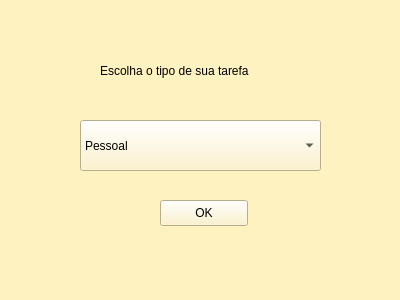
<?xml version="1.0" encoding="UTF-8"?>
<ui version="4.0">
 <class>SwitchTheTypeTask</class>
 <widget class="QWidget" name="SwitchTheTypeTask">
  <property name="geometry">
   <rect>
    <x>0</x>
    <y>0</y>
    <width>400</width>
    <height>300</height>
   </rect>
  </property>
  <property name="windowTitle">
   <string>Form</string>
  </property>
  <property name="styleSheet">
   <string notr="true">background-color: rgb(255, 242, 193);
</string>
  </property>
  <widget class="QComboBox" name="comboBox">
   <property name="geometry">
    <rect>
     <x>80</x>
     <y>120</y>
     <width>241</width>
     <height>51</height>
    </rect>
   </property>
   <property name="styleSheet">
    <string notr="true">color: black ;</string>
   </property>
   <item>
    <property name="text">
     <string>Pessoal</string>
    </property>
   </item>
   <item>
    <property name="text">
     <string>Acadêmico</string>
    </property>
   </item>
   <item>
    <property name="text">
     <string>Profissional</string>
    </property>
   </item>
  </widget>
  <widget class="QPushButton" name="pushButton">
   <property name="geometry">
    <rect>
     <x>160</x>
     <y>200</y>
     <width>88</width>
     <height>26</height>
    </rect>
   </property>
   <property name="styleSheet">
    <string notr="true">color: black ;</string>
   </property>
   <property name="text">
    <string>OK</string>
   </property>
  </widget>
  <widget class="QLabel" name="label">
   <property name="geometry">
    <rect>
     <x>100</x>
     <y>50</y>
     <width>191</width>
     <height>41</height>
    </rect>
   </property>
   <property name="styleSheet">
    <string notr="true">color: black ;</string>
   </property>
   <property name="text">
    <string>Escolha o tipo de sua tarefa</string>
   </property>
  </widget>
 </widget>
 <resources/>
 <connections/>
</ui>
